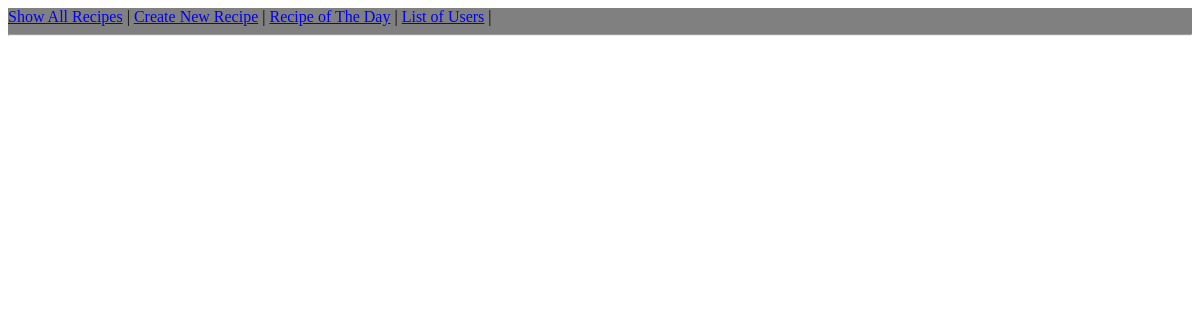
The app's page /cooking_forum/list, older data.
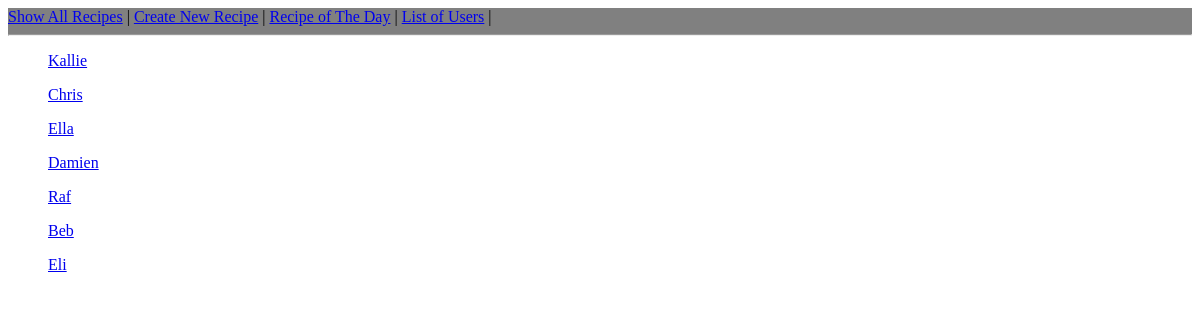
The same page, newer data.
### cooking_forum/models.py (models this page shows, shortened)
class Person(models.Model):
    name = models.TextField(blank=True)
    def __str__(self):
        return self.name

### cooking_forum/views.py (the view)
# urls.py: path('list', UserPageView.as_view(), name='person_list'),
class UserPageView(ListView):
    model = Person
    template_name = "cooking_forum/person_list.html"
    context_object_name = "persons"

### cooking_forum/templates/cooking_forum/person_list.html
{% extends 'cooking_forum/base.html' %}
{% block content %}
{% for person in persons %}
<ul>
<a href="{% url 'person' person.pk %}">{{person}}</a><br>
</ul>
{% endfor %}
{% endblock %}

Row changes from the older to the newer data that the page shows:
added Person: name "Kallie"
added Person: name "Chris"
added Person: name "Ella"
added Person: name "Damien"
added Person: name "Raf"
added Person: name "Beb"
added Person: name "Eli"
